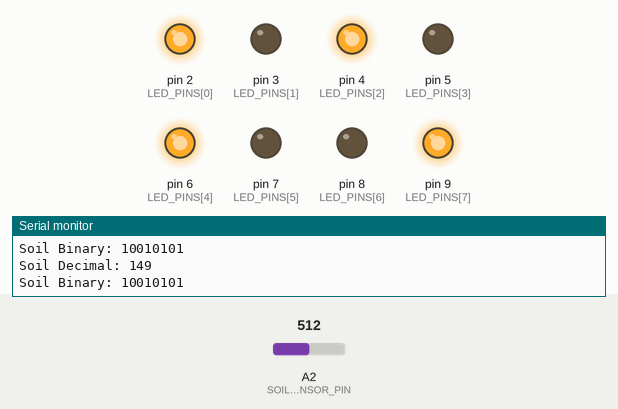
Simulated run of this sketch. Board: Arduino Uno, built with avr-gcc and run on an emulated ATmega328P. Shown: output pins drawn as LEDs (lit = HIGH), the last lines printed to the serial monitor. The inputs (shaded band) are chosen by the test bench; at power-on: A2 (SOIL_SENSOR_PIN) = 512.

Above: at 1.3 s.
1.4 s: A2 (SOIL_SENSOR_PIN) set to 516
At 2.6 s:
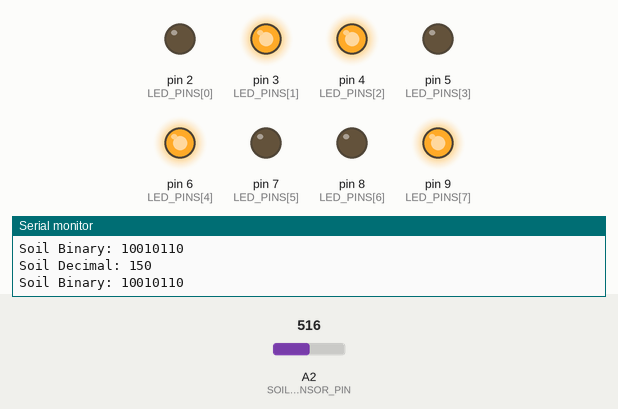
3.0 s: A2 (SOIL_SENSOR_PIN) set to 511
At 3.9 s:
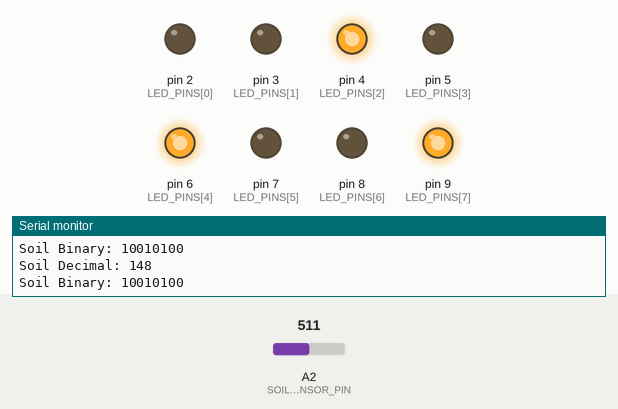
4.5 s: A2 (SOIL_SENSOR_PIN) set to 306
At 5.1 s:
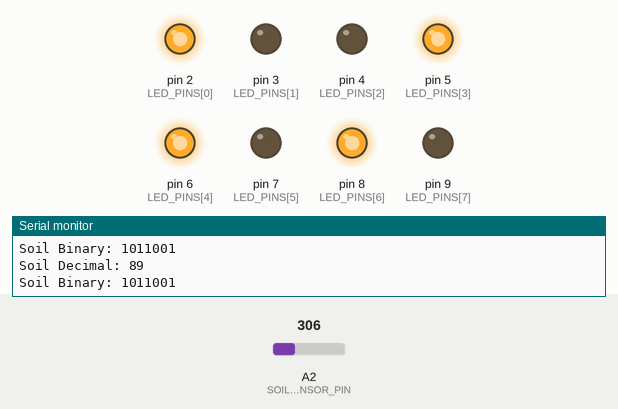
6.0 s: A2 (SOIL_SENSOR_PIN) set to 305
At 6.3 s:
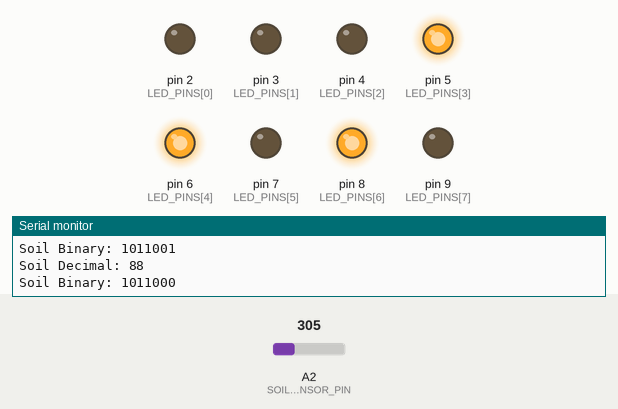
7.5 s: A2 (SOIL_SENSOR_PIN) set to 122
At 8.7 s:
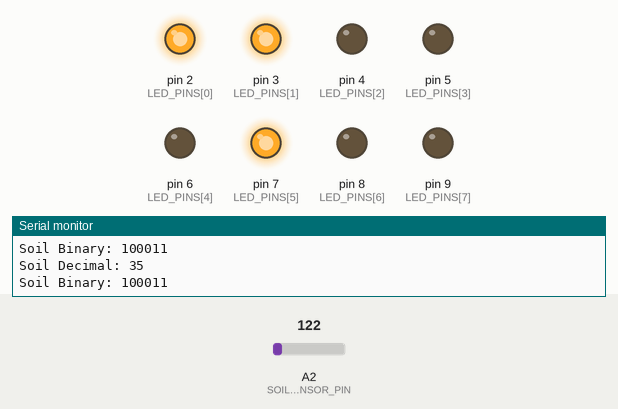
9.0 s: A2 (SOIL_SENSOR_PIN) set to 120
At 10.0 s:
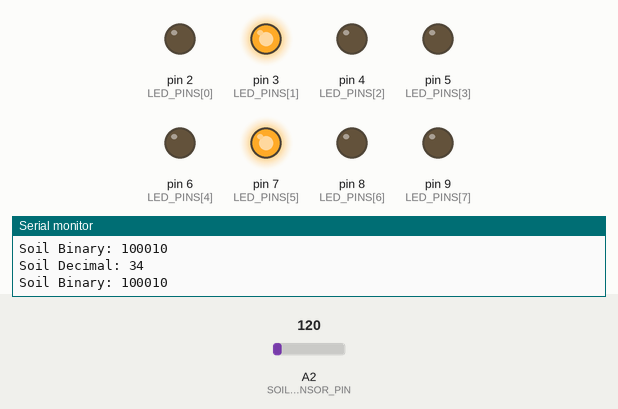
Timing chart, 0 to 11.5 s (numbered marks = the images above; inputs shaded):
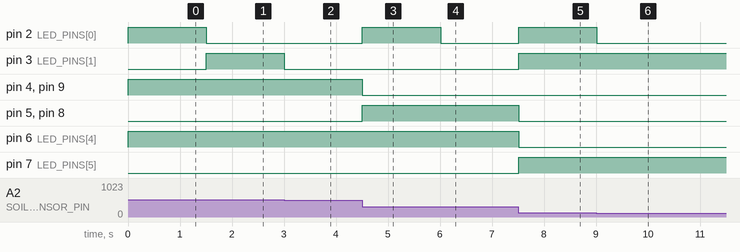

Measured:
- the behaviour switches between 515 and 516 on A2 (SOIL_SENSOR_PIN) (found by bisection; images 0 and 1)
- the behaviour switches between 306 and 305 on A2 (SOIL_SENSOR_PIN) (found by bisection; images 3 and 4)
- the behaviour switches between 121 and 120 on A2 (SOIL_SENSOR_PIN) (found by bisection; images 5 and 6)
- after the input at 1.4 s, pin 2 (LED_PINS[0]): HIGH → LOW after 0.10 s; pin 3 (LED_PINS[1]): LOW → HIGH after 0.10 s
- after the input at 3.0 s, pin 3 (LED_PINS[1]): HIGH → LOW at once
- after the input at 4.5 s, pin 2 (LED_PINS[0]), pin 5 (LED_PINS[3]), pin 8 (LED_PINS[6]): LOW → HIGH at once; pin 4 (LED_PINS[2]), pin 9 (LED_PINS[7]): HIGH → LOW at once
- after the input at 6.0 s, pin 2 (LED_PINS[0]): HIGH → LOW at once
- after the input at 7.5 s, pin 2 (LED_PINS[0]), pin 3 (LED_PINS[1]), pin 7 (LED_PINS[5]): LOW → HIGH at once; pin 5 (LED_PINS[3]), pin 6 (LED_PINS[4]), pin 8 (LED_PINS[6]): HIGH → LOW at once
- after the input at 9.0 s, pin 2 (LED_PINS[0]): HIGH → LOW at once

The sketch:

lesson_coding_20_08_20241.ino
```cpp
#define SOIL_SENSOR_PIN A2
const int LED_PINS[] = {2, 3, 4, 5, 6, 7, 8, 9};

void setup() {
  pinMode(SOIL_SENSOR_PIN, INPUT);
  for (int i = 0; i < 8; i++) {
    pinMode(LED_PINS[i], OUTPUT);
  }
  Serial.begin(9600);
}

void loop() {
  int soilValue = analogRead(SOIL_SENSOR_PIN);
  int moistureLevel = map(soilValue, 0, 876, 0, 255);
  String moistureBinary = String(moistureLevel, BIN);
  Serial.print("Soil Decimal: ");
  Serial.println(moistureLevel);
  Serial.print("Soil Binary: ");
  Serial.println(moistureBinary);
  Serial.println();
  for (int i = 0; i < 8; i++) {
    if (moistureLevel & (1 << i)) {
      digitalWrite(LED_PINS[i], HIGH);
    } else {
      digitalWrite(LED_PINS[i], LOW);
    }
  }

  delay(500);
}
```
